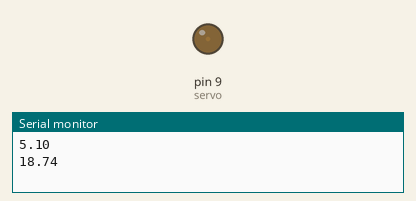
Bench run of a sketch on a simulated Arduino Uno, built with avr-gcc and run on an emulated ATmega328P. Shown: output pins drawn as LEDs (lit = HIGH), the last lines printed to the serial monitor.

Above: at 0.05 s.
At 0.95 s:
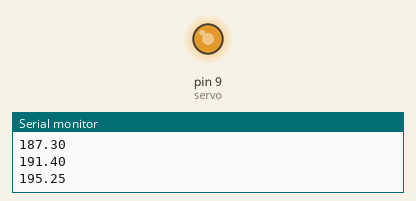
At 2.8 s:
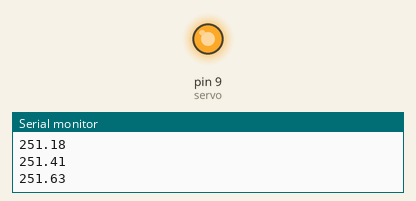
At 5.6 s:
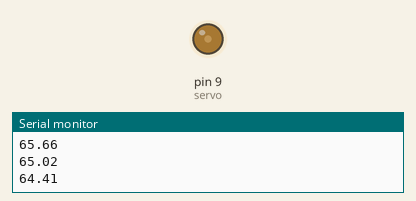
Timing chart, 0 to 9.0 s (numbered marks = the images above):
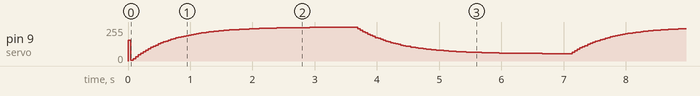

The sketch:

PID_servo1.ino
```cpp
/**
 * PID 기반 서보 테스트
*/

#define servo 9

float Result = 155;
float oneTimeDelay = 40; // [mS]

float pre_P_error = 0;
float P_error, I_error, D_error;
float PID(float Goals,
    float Kp = 0.001,
    float Ki = 0.06,
    float Kd = 0.01)
{
    P_error = Goals - Result; // 목표값과 실제값 차이
    I_error += P_error;
    D_error = pre_P_error - P_error;
    return ( P_error * Kp ) + ( I_error * Ki ) + ( D_error * Kd );
}

void setup()
{
    pinMode(servo,OUTPUT);
    Serial.begin(115200);
}

float Goals;
void loop()
{
    /*
    if(Serial.available()){
        String text = Serial.readString();
        Goals = text.toFloat();
        Goals = (Goals > 255)? 255 : Goals;
        Goals = (Goals < 0)? 155 : Goals;
    }
    */
    Goals = 255;
    while(!((Result > Goals - 1) && (Result < Goals + 1)))
    {
        analogWrite(servo,Result);
        Result = PID(Goals);
        Serial.println(Result);
        delay(oneTimeDelay);
    }
    Goals = 55;
    while(!((Result > Goals - 1) && (Result < Goals + 1)))
    {
        analogWrite(servo,Result);
        Result = PID(Goals);
        Serial.println(Result);
        delay(oneTimeDelay);
    }
}
```
